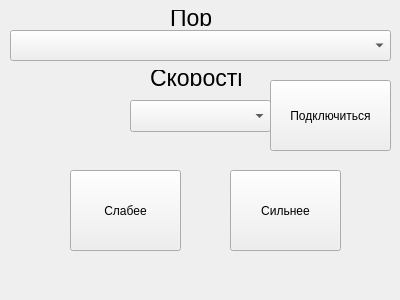
<?xml version="1.0" encoding="UTF-8"?>
<ui version="4.0">
 <class>Form</class>
 <widget class="QWidget" name="Form">
  <property name="geometry">
   <rect>
    <x>0</x>
    <y>0</y>
    <width>400</width>
    <height>300</height>
   </rect>
  </property>
  <property name="windowTitle">
   <string>Управление подсветкой</string>
  </property>
  <widget class="QComboBox" name="Port">
   <property name="geometry">
    <rect>
     <x>10</x>
     <y>30</y>
     <width>381</width>
     <height>31</height>
    </rect>
   </property>
  </widget>
  <widget class="QComboBox" name="Speed">
   <property name="geometry">
    <rect>
     <x>130</x>
     <y>100</y>
     <width>141</width>
     <height>32</height>
    </rect>
   </property>
  </widget>
  <widget class="QLabel" name="label">
   <property name="geometry">
    <rect>
     <x>170</x>
     <y>10</y>
     <width>41</width>
     <height>16</height>
    </rect>
   </property>
   <property name="font">
    <font>
     <pointsize>17</pointsize>
    </font>
   </property>
   <property name="text">
    <string>Порт</string>
   </property>
  </widget>
  <widget class="QLabel" name="label_2">
   <property name="geometry">
    <rect>
     <x>150</x>
     <y>70</y>
     <width>91</width>
     <height>16</height>
    </rect>
   </property>
   <property name="font">
    <font>
     <pointsize>17</pointsize>
    </font>
   </property>
   <property name="text">
    <string>Скорость</string>
   </property>
  </widget>
  <widget class="QPushButton" name="ConnectButton">
   <property name="geometry">
    <rect>
     <x>270</x>
     <y>80</y>
     <width>121</width>
     <height>71</height>
    </rect>
   </property>
   <property name="text">
    <string>Подключиться</string>
   </property>
  </widget>
  <widget class="QPushButton" name="Weaker">
   <property name="geometry">
    <rect>
     <x>70</x>
     <y>170</y>
     <width>111</width>
     <height>81</height>
    </rect>
   </property>
   <property name="text">
    <string>Слабее</string>
   </property>
  </widget>
  <widget class="QPushButton" name="Stronger">
   <property name="geometry">
    <rect>
     <x>230</x>
     <y>170</y>
     <width>111</width>
     <height>81</height>
    </rect>
   </property>
   <property name="text">
    <string>Сильнее</string>
   </property>
  </widget>
 </widget>
 <resources/>
 <connections/>
</ui>
